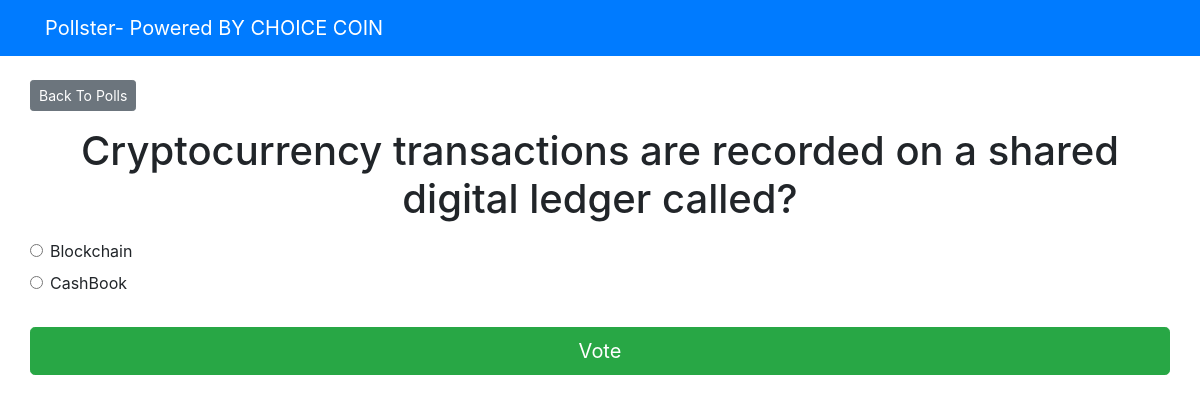
The app's page /polls/2/ with its own data.
### polls/models.py (models this page shows, shortened)
class Question(models.Model):
    question_text = models.CharField(max_length = 200)
    pub_date = models.DateTimeField('date published')

class Choice(models.Model):
    question = models.ForeignKey(Question, on_delete = models.CASCADE)
    choice_text = models.CharField(max_length = 200)
    votes = models.IntegerField(default = 0)

### polls/views.py (the view)
# urls.py: path('<int:question_id>/', views.detail, name ='detail'),
def detail(request, question_id):
    try:
        question = Question.objects.get(pk = question_id)
    except Question.DoesNotExist:
        raise Http404("Question does not exist")
    return render(request, 'polls/detail.html', {'question': question})

### templates/polls/detail.html (shortened to what this page needs)
{% extends 'base.html' %}
{% block content %}
<a class ="btn btn-secondary btn-sm mb-3" href ="{% url 'polls:index' %}">Back To Polls</a>
<h1 class ="text-center mb-3">{{ question.question_text }}</h1>
<form action ="{% url 'polls:vote' question.id %}" method ="post">
    {% for choice in question.choice_set.all %}
    <div class ="form-check">
        <input type ="radio" name ="choice" class ="form-check-input" id ="choice{{ forloop.counter }}"
            value ="{{ choice.id }}" />
        <label for ="choice{{ forloop.counter }}">{{ choice.choice_text }}</label>
    </div>
    {% endfor %}
    <input type ="submit" value ="Vote" class ="btn btn-success btn-lg btn-block mt-4" />
</form>
{% endblock %}

### records on screen
Question: question_text "Cryptocurrency transactions are recorded on a shared digital ledger called?"
Choice: choice_text "Blockchain"
Choice: choice_text "CashBook"
